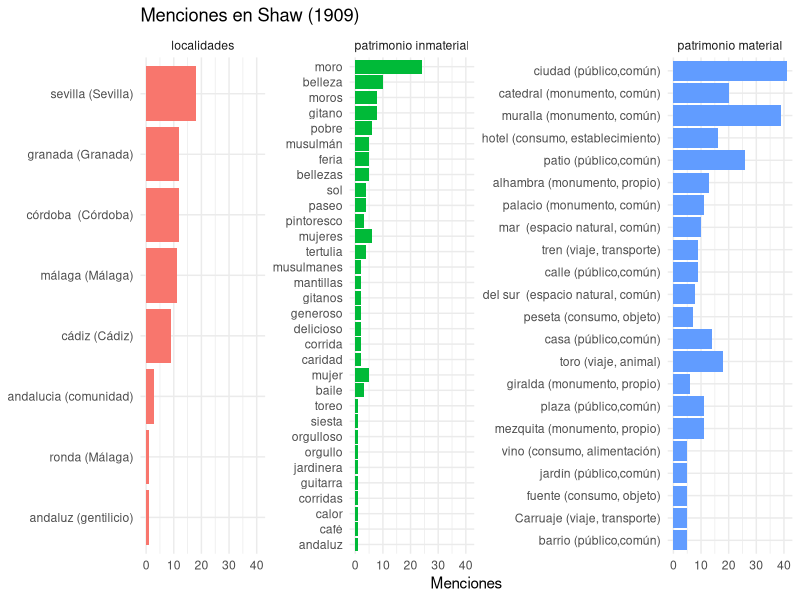
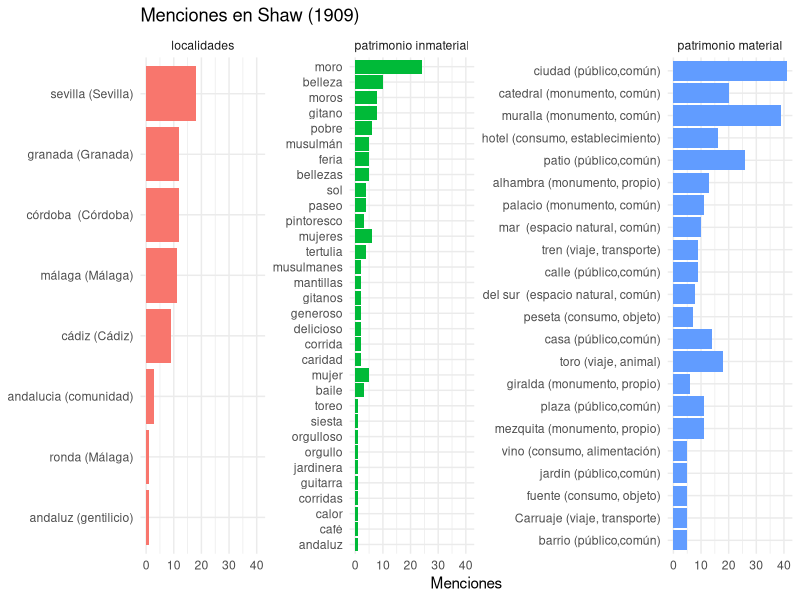

Reproduce these figures in R, in order.
# CCOMPROBACIONES PREVIAS
#primer paso: Ver la ruta
getwd()
#segundo paso: ver si están los documentos csv
list.files()
#tercer paso: cargar el relato
relato <- readLines("1909_Shaw_spain_today.txt", encoding = "UTF-8")
#COMIENZO DE LAS OPERACIONES PARA AJUSTARSE A R
#cuarto paso: cambio de estructura para trabajar con R
libro <- paste(relato, collapse = " ")
#quinto paso: todo a minúscula para trabajar con R
#OJO, no se hace con tidytext, porque no nos interesa para la lista csv que queremos cruzar, pues son palabras compuestas
# Y el paquete tidytexto incluye el tokenizador y separaría las palabras compuestas
#por tanto, se usa la función independiente de tolower
#tokenizar se reserva para el análisis de sentimientos
libro_previo <- tolower(libro) 
#sexto paso: se instala el ecosistema tidyverse que incluye los paquetes y sus funciones para las operaciones
install.packages("tidyverse")
#Una vez instalado, se carga
library("tidyverse") 
#AHORA LAS OPERACIONES CON LOS TRES CSV (LOCALIIDADES, PATRIMONIO MATERIAL E INMATERIAL)
#septimo paso: se cargan sin necesidad de caragr el paquete readr, pues ya está instalado e incluido en tidyverse
localidades <- read_csv("localidades_normalizacion.csv")
View(localidades)
patrimonio_material <- read_csv("patrimonio_material_normalizacion.csv")
View(patrimonio_material)
patrimonio_inmaterial <- read_csv("patrimonio_inmaterial_normalizacion.csv")
View(patrimonio_inmaterial) 
#octavo paso: se hacen las operaciones, una por cada csv
#se usa las mismas funciones de los paquetes de tidyverse, como dplyr, magrittr, readr o stringr
#localidades
resultado <- localidades %>%
  mutate(menciones = str_count(libro_previo, paste0("\\b", variantes, "\\b"))) %>%
  filter(menciones > 0) %>%
  arrange(desc(menciones))
# lo visualizamos en la tabla
View(resultado)
#mismo proceso con patrimonio material
resultado_material <- patrimonio_material %>%
  mutate(menciones = str_count(libro_previo, paste0("\\b", variantes, "\\b"))) %>%
  filter(menciones > 0) %>%
  arrange(desc(menciones))
#visualizamos el resultado
View(resultado_material)
#mismo proceso con patrimonio inmaterial
resultado_inmaterial <- patrimonio_inmaterial %>%
  mutate(menciones = str_count(libro_previo, paste0("\\b", variantes, "\\b"))) %>%
  filter(menciones > 0) %>%
  arrange(desc(menciones))
#visualizamos el resultado
View(resultado_inmaterial)
#noveno paso: se exportan los resultados de cada uno fuera de R
#localidades
write_csv(resultado, "resultado_localidades_Sahw.csv") 
#patrimonio material
write_csv(resultado_material, "resultado_material_Shaw.csv")
#patrimonio inmaterial
write_csv(resultado_inmaterial, "resultado_inmaterial_Shaw.csv") 
#décimo paso: creación de gráficas conjuntas en mismo espacio, pero manteninedo cada una su integridad
resultado <- resultado %>% mutate(tipo = "localidades") 
resultado_material <- resultado_material %>% mutate(tipo = "patrimonio material")
resultado_inmaterial <- resultado_inmaterial %>% mutate(tipo = "patrimonio inmaterial") 
#se une la nueva tabla apra cada uno
todo <- bind_rows(resultado, resultado_material, resultado_inmaterial)
#undécimo paso: representación visual de la gráfica
top25 <- todo %>%
  group_by(tipo) %>%
  slice_max(menciones, n = 25) %>%
  ungroup()
#duodécimo paso y últtimo que une todo lo anterior del preoceso de gráfica
#crecaicón definitiva con nuevas funciones y nuevo paquete diferente:ggplot
ggplot(top25, aes(x = reorder(principal, menciones), y = menciones, fill = tipo)) +
  geom_col() +
  coord_flip() +
  facet_wrap(~tipo, scales = "free_y") +
  labs(title = "Menciones en Shaw (1909)",
       x = NULL, y = "Menciones") +
  theme_minimal() +
  theme(legend.position = "none")
#dédimotercer paso o epílogo: exportación a imagen
ggsave("grafica_Shaw.png", width = 12, height = 8) 
